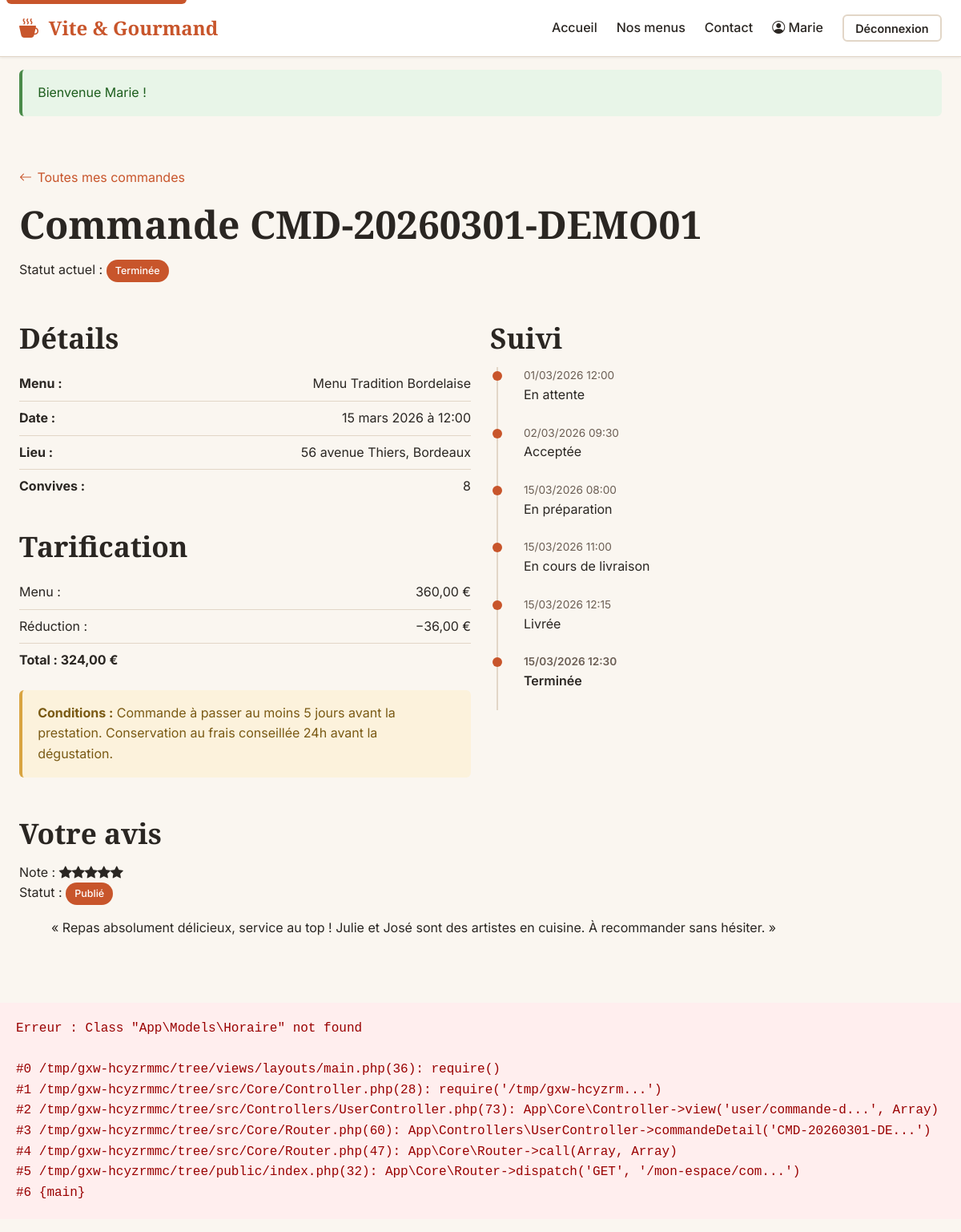
The app's page /mon-espace/commandes/CMD-20260301-DEMO01 (signed in) with its own data.
### tables this page shows
CREATE TABLE commande (
    numero_commande      VARCHAR(50)  PRIMARY KEY,
    utilisateur_id       INT          NOT NULL,
    menu_id              INT          NOT NULL,
    date_commande        DATETIME     NOT NULL DEFAULT CURRENT_TIMESTAMP,
    date_prestation      DATE         NOT NULL,
    heure_livraison      TIME         NOT NULL,
    adresse_livraison    VARCHAR(255) NOT NULL,
    ville_livraison      VARCHAR(80)  NOT NULL,
    distance_km          DECIMAL(6,2) NOT NULL DEFAULT 0,
    nombre_personne      INT          NOT NULL,
    prix_menu            DECIMAL(10,2) NOT NULL,
    prix_livraison       DECIMAL(10,2) NOT NULL DEFAULT 0,
    reduction            DECIMAL(10,2) NOT NULL DEFAULT 0,
    prix_total           DECIMAL(10,2) NOT NULL,
    statut               VARCHAR(50)  NOT NULL DEFAULT 'en_attente',
    pret_materiel        BOOLEAN      NOT NULL DEFAULT FALSE,
    restitution_materiel BOOLEAN      NOT NULL DEFAULT FALSE,
    motif_annulation     TEXT         DEFAULT NULL,
    mode_contact         VARCHAR(50)  DEFAULT NULL,
    FOREIGN KEY (utilisateur_id) REFERENCES utilisateur(utilisateur_id),
    FOREIGN KEY (menu_id)        REFERENCES menu(menu_id),
    INDEX idx_statut (statut),
    INDEX idx_user (utilisateur_id),
    INDEX idx_menu (menu_id)
);

CREATE TABLE utilisateur (
    utilisateur_id   INT AUTO_INCREMENT PRIMARY KEY,
    email            VARCHAR(180) NOT NULL UNIQUE,
    password         VARCHAR(255) NOT NULL,
    prenom           VARCHAR(80)  NOT NULL,
    nom              VARCHAR(80)  NOT NULL,
    telephone        VARCHAR(20)  NOT NULL,
    adresse_postale  VARCHAR(255) NOT NULL,
    ville            VARCHAR(80)  NOT NULL DEFAULT 'Bordeaux',
    pays             VARCHAR(80)  NOT NULL DEFAULT 'France',
    actif            BOOLEAN      NOT NULL DEFAULT TRUE,
    reset_token      VARCHAR(64)  DEFAULT NULL,
    reset_expires    DATETIME     DEFAULT NULL,
    created_at       TIMESTAMP    NOT NULL DEFAULT CURRENT_TIMESTAMP,
    INDEX idx_email (email)
);

CREATE TABLE menu (
    menu_id                 INT AUTO_INCREMENT PRIMARY KEY,
    titre                   VARCHAR(150)   NOT NULL,
    description             TEXT           NOT NULL,
    nombre_personne_minimum INT            NOT NULL,
    prix_par_personne       DECIMAL(10, 2) NOT NULL,
    conditions_menu         TEXT           DEFAULT NULL,
    quantite_restante       INT            NOT NULL DEFAULT 0,
    theme_id                INT            NOT NULL,
    regime_id               INT            NOT NULL,
    actif                   BOOLEAN        NOT NULL DEFAULT TRUE,
    created_at              TIMESTAMP      NOT NULL DEFAULT CURRENT_TIMESTAMP,
    FOREIGN KEY (theme_id)  REFERENCES theme(theme_id),
    FOREIGN KEY (regime_id) REFERENCES regime(regime_id),
    INDEX idx_theme (theme_id),
    INDEX idx_regime (regime_id)
);

CREATE TABLE commande_statut_historique (
    id              INT AUTO_INCREMENT PRIMARY KEY,
    numero_commande VARCHAR(50)  NOT NULL,
    statut          VARCHAR(50)  NOT NULL,
    commentaire     TEXT         DEFAULT NULL,
    date_changement DATETIME     NOT NULL DEFAULT CURRENT_TIMESTAMP,
    FOREIGN KEY (numero_commande) REFERENCES commande(numero_commande) ON DELETE CASCADE,
    INDEX idx_commande (numero_commande)
);

CREATE TABLE avis (
    avis_id          INT AUTO_INCREMENT PRIMARY KEY,
    utilisateur_id   INT          NOT NULL,
    numero_commande  VARCHAR(50)  NOT NULL,
    note             TINYINT      NOT NULL,
    description      TEXT         NOT NULL,
    statut           ENUM('en_attente', 'valide', 'refuse') NOT NULL DEFAULT 'en_attente',
    created_at       TIMESTAMP    NOT NULL DEFAULT CURRENT_TIMESTAMP,
    FOREIGN KEY (utilisateur_id)  REFERENCES utilisateur(utilisateur_id),
    FOREIGN KEY (numero_commande) REFERENCES commande(numero_commande),
    UNIQUE KEY unique_avis_par_commande (numero_commande)
);

### src/Controllers/UserController.php (called while the page is built, shortened)
<?php
final class UserController extends Controller
{
    public function commandeDetail(string $numero): void
    {
        $commande = CommandeRepository::find($numero);
        $this->view('user/commande-detail', [
            'pageTitle'  => 'Commande ' . $numero,
            'commande'   => $commande,
            'historique' => CommandeRepository::historique($numero),
            'avis'       => AvisRepository::findByCommande($numero),
        ]);
    }
}

### src/Repositories/CommandeRepository.php (called while the page is built, shortened)
<?php
final class CommandeRepository
{
    public static function find(string $numero): ?array
    {
        $pdo = Database::getInstance();
        $stmt = $pdo->prepare('
            SELECT c.*, m.titre AS menu_titre, m.conditions_menu, u.email, u.prenom, u.nom, u.telephone
            FROM commande c
            INNER JOIN menu m       ON c.menu_id = m.menu_id
            INNER JOIN utilisateur u ON c.utilisateur_id = u.utilisateur_id
            WHERE c.numero_commande = :n LIMIT 1
        ');
        $stmt->execute([':n' => $numero]);
        return $stmt->fetch() ?: null;
    }
    public static function historique(string $numero): array
    {
        $pdo = Database::getInstance();
        $stmt = $pdo->prepare('SELECT * FROM commande_statut_historique WHERE numero_commande = :n ORDER BY date_changement ASC');
        $stmt->execute([':n' => $numero]);
        return $stmt->fetchAll();
    }
}

### src/Core/Security.php (called while the page is built, shortened)
<?php
final class Security
{
    public static function escape(?string $value): string
    {
        return htmlspecialchars($value ?? '', ENT_QUOTES | ENT_HTML5, 'UTF-8');
    }
}

### src/Helpers/functions.php (called while the page is built, shortened)
<?php
if (!function_exists('e')) {
    function e(?string $value): string
    {
        return Security::escape($value);
    }
}
if (!function_exists('asset')) {
    function asset(string $path): string
    {
        return '/' . ltrim($path, '/');
    }
}
if (!function_exists('flash')) {
    function flash(string $type): ?string
    {
        $key = "flash_$type";
        $message = $_SESSION[$key] ?? null;
        return $message;
    }
}
if (!function_exists('format_date_fr')) {
    function format_date_fr(string $date): string
    {
        $months = ['janvier','février','mars','avril','mai','juin','juillet','août','septembre','octobre','novembre','décembre'];
        $ts = strtotime($date);
        return (int) date('j', $ts) . ' ' . $months[(int) date('n', $ts) - 1] . ' ' . date('Y', $ts);
    }
}
if (!function_exists('format_prix')) {
    function format_prix(float $montant): string
    {
        return number_format($montant, 2, ',', ' ') . ' €';
    }
}
if (!function_exists('format_statut')) {
    function format_statut(string $statut): string
    {
        $map = [
            'en_attente'                => 'En attente',
            'accepte'                   => 'Acceptée',
            'en_preparation'            => 'En préparation',
            'en_cours_de_livraison'     => 'En cours de livraison',
            'livre'                     => 'Livrée',
            'en_attente_retour_materiel'=> 'En attente du retour de matériel',
            'terminee'                  => 'Terminée',
            'annulee'                   => 'Annulée',
        ];
        return $map[$statut] ?? ucfirst(str_replace('_', ' ', $statut));
    }
}

### src/Repositories/AvisRepository.php (called while the page is built, shortened)
<?php
final class AvisRepository
{
    public static function findByCommande(string $numero): ?array
    {
        $pdo = Database::getInstance();
        $stmt = $pdo->prepare('SELECT * FROM avis WHERE numero_commande = :n LIMIT 1');
        $stmt->execute([':n' => $numero]);
        return $stmt->fetch() ?: null;
    }
}

### src/Core/Auth.php (called while the page is built, shortened)
<?php
final class Auth
{
    public static function user(): ?array
    {
        return $_SESSION['user'] ?? null;
    }
}

### views/user/commande-detail.php (the view, shortened to what this page needs)
<section class="section">
    <div class="container">
        <a href="/mon-espace/commandes" class="link-back"><i class="bi bi-arrow-left" aria-hidden="true"></i> Toutes mes commandes</a>
        <h1>Commande <?= e($commande['numero_commande']) ?></h1>
        <p class="lead">Statut actuel : <span class="badge"><?= e(format_statut($commande['statut'])) ?></span></p>
        <div class="grid grid-2">
            <div>
                <h2>Détails</h2>
                <ul class="info-list">
                    <li><strong>Menu :</strong> <?= e($commande['menu_titre']) ?></li>
                    <li><strong>Date :</strong> <?= e(format_date_fr($commande['date_prestation'])) ?> à <?= e(substr($commande['heure_livraison'], 0, 5)) ?></li>
                    <li><strong>Lieu :</strong> <?= e($commande['adresse_livraison']) ?>, <?= e($commande['ville_livraison']) ?></li>
                    <li><strong>Convives :</strong> <?= (int) $commande['nombre_personne'] ?></li>
                </ul>
                <h2>Tarification</h2>
                <ul class="info-list">
                    <li><span>Menu :</span> <?= format_prix((float) $commande['prix_menu']) ?></li>
                    <?php if ((float) $commande['reduction'] > 0): ?>
                        <li><span>Réduction :</span> −<?= format_prix((float) $commande['reduction']) ?></li>
                    <?php endif; ?>
                    <li><strong>Total : <?= format_prix((float) $commande['prix_total']) ?></strong></li>
                </ul>
                <?php if (!empty($commande['conditions_menu'])): ?>
                    <div class="alert alert-warning"><strong>Conditions :</strong> <?= nl2br(e($commande['conditions_menu'])) ?></div>
                <?php endif; ?>
            </div>
            <div>
                <h2>Suivi</h2>
                <ol class="timeline">
                    <?php foreach ($historique as $h): ?>
                        <li class="timeline-item <?= $h['statut'] === $commande['statut'] ? 'active' : 'done' ?>">
                            <div class="timeline-date"><?= e(date('d/m/Y H:i', strtotime($h['date_changement']))) ?></div>
                            <div class="timeline-text"><?= e(format_statut($h['statut'])) ?></div>
                        </li>
                    <?php endforeach; ?>
                </ol>
            </div>
        </div>
        <?php if ($commande['statut'] === 'terminee'): ?>
            <?php if ($avis): ?>
                <div class="mt-4">
                    <h2>Votre avis</h2>
                    <p>
                        Note : <?php for ($i = 1; $i <= 5; $i++): ?><i class="bi bi-star<?= $i <= $avis['note'] ? '-fill' : '' ?>" aria-hidden="true"></i><?php endfor; ?><br>
                        Statut : <span class="badge"><?= $avis['statut'] === 'valide' ? 'Publié' : ($avis['statut'] === 'refuse' ? 'Refusé' : 'En modération') ?></span>
                    </p>
                    <blockquote>« <?= e($avis['description']) ?> »</blockquote>
                </div>
            <?php endif; ?>
        <?php endif; ?>
    </div>
</section>

### src/Core/Router.php (shortened to what this page needs)
<?php
final class Router
{
    private array $routes = [
        'GET'    => [],
        'POST'   => [],
        'PUT'    => [],
        'DELETE' => [],
    ];
    private function add(string $method, string $path, callable|array $handler): void
    {
        $this->routes[$method][$path] = $handler;
    }
    public function dispatch(string $method, string $uri): void
    {
        $uri = parse_url($uri, PHP_URL_PATH) ?: '/';
        $uri = rtrim($uri, '/') ?: '/';
        foreach ($this->routes[$method] ?? [] as $path => $handler) {
            $pattern = preg_replace('#\{([a-zA-Z_]+)\}#', '(?P<$1>[^/]+)', $path);
            $pattern = '#^' . $pattern . '$#';
            if (preg_match($pattern, $uri, $matches)) {
                $params = array_filter($matches, 'is_string', ARRAY_FILTER_USE_KEY);
                $this->call($handler, $params);
                return;
            }
        }
    }
    private function call(callable|array $handler, array $params): void
    {
        if (is_array($handler) && count($handler) === 2) {
            [$class, $method] = $handler;
            $instance = new $class();
            $instance->$method(...array_values($params));
            return;
        }
    }
}

### views/layouts/main.php (shortened to what this page needs)
<!DOCTYPE html>
<html lang="fr">
<head>
    <link rel="stylesheet" href="https://cdn.jsdelivr.net/npm/bootstrap-icons@1.11.3/font/bootstrap-icons.css">
    <link rel="stylesheet" href="<?= asset('css/app.css') ?>">
</head>
<body>
<a href="#contenu-principal" class="skip-link">Aller au contenu principal</a>
<?php require __DIR__ . '/../partials/navbar.php'; ?>
<main id="contenu-principal">
    <?php if ($msg = flash('success')): ?>
        <div class="container"><div class="alert alert-success" role="alert"><?= e($msg) ?></div></div>
    <?php endif; ?>
    <?= $content ?? '' ?>
</main>

### views/partials/navbar.php (shortened to what this page needs)
<?php
$user = Auth::user();
$path = parse_url($_SERVER['REQUEST_URI'] ?? '/', PHP_URL_PATH);
?>
<nav class="navbar" aria-label="Menu principal">
    <div class="navbar-container">
        <a href="/" class="navbar-brand">
            <i class="bi bi-cup-hot-fill" aria-hidden="true"></i> Vite &amp; Gourmand
        </a>
        <ul id="nav-list" class="navbar-nav">
            <li><a href="/"        class="<?= $path === '/' ? 'active' : '' ?>">Accueil</a></li>
            <li><a href="/menus"   class="<?= str_starts_with((string) $path, '/menus') ? 'active' : '' ?>">Nos menus</a></li>
            <li><a href="/contact" class="<?= $path === '/contact' ? 'active' : '' ?>">Contact</a></li>
            <?php if ($user): ?>
                <li><a href="/mon-espace"><i class="bi bi-person-circle" aria-hidden="true"></i> <?= e($user['prenom']) ?></a></li>
                <li>
                    <form method="post" action="/logout" style="display:inline">
                        <button type="submit" class="btn btn-secondary btn-sm">Déconnexion</button>
                    </form>
                </li>
            <?php else: ?>
                <li><a href="/login" class="btn-cta">Connexion</a></li>
            <?php endif; ?>
        </ul>
    </div>
</nav>

### records on screen
commande: utilisateur.prenom "Marie", numero_commande "CMD-20260301-DEMO01", statut "Terminée", menu.titre "Menu Tradition Bordelaise", date_prestation "15 mars 2026", heure_livraison "12:00", adresse_livraison "56 avenue Thiers", ville_livraison "Bordeaux", nombre_personne "8", prix_menu "360,00 €", reduction "36,00 €", prix_total "324,00 €", menu.conditions_menu "Commande à passer au moins 5 jours avant la prestation. Conservation au frais conseillée 24h avant la dégustation."
commande_statut_historique: date_changement "01/03/2026 12:00", statut "En attente"
commande_statut_historique: date_changement "02/03/2026 09:30", statut "Acceptée"
commande_statut_historique: date_changement "15/03/2026 08:00", statut "En préparation"
commande_statut_historique: date_changement "15/03/2026 11:00", statut "En cours de livraison"
commande_statut_historique: date_changement "15/03/2026 12:15", statut "Livrée"
commande_statut_historique: date_changement "15/03/2026 12:30", statut "Terminée"
avis: description "Repas absolument délicieux, service au top ! Julie et José sont des artistes en cuisine. À recommander sans hésiter."

### other values on screen
$e->getMessage() "Class \"App\\Models\\Horaire\" not found"
